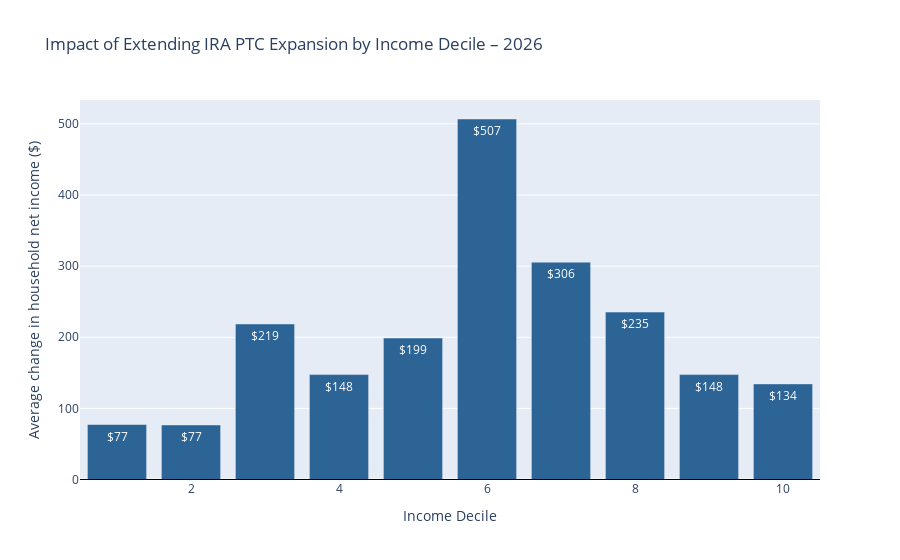
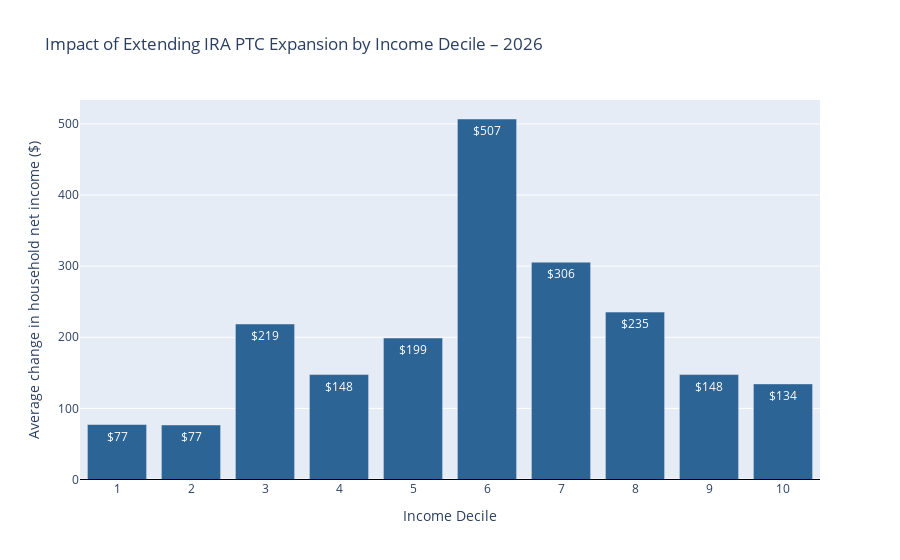

Source (notebook cell) for these figures, in order:
### Code cell
import numpy as np
import pandas as pd
import plotly.graph_objects as go

# ------------------------------------------------------------------
# Brand hex codes (one-to-one with style.colors)
# ------------------------------------------------------------------
COLOR_BLUE               = "#2C6496"   # style.colors.BLUE  / BLUE_PRIMARY
COLOR_BLUE_LIGHT         = "#D8E6F3"   # style.colors.BLUE_LIGHT / BLUE_95
COLOR_LIGHT_GRAY         = "#F2F2F2"   # style.colors.LIGHT_GRAY
COLOR_MEDIUM_LIGHT_GRAY  = "#BDBDBD"   # style.colors.MEDIUM_LIGHT_GRAY
COLOR_DARK_GRAY          = "#616161"   # style.colors.DARK_GRAY

# ––– choose colours for positive vs. negative average bars –––
POS_COLOR = COLOR_BLUE
NEG_COLOR = COLOR_DARK_GRAY

# ------------------------------------------------------------------
# 1.  Pull baseline / reform net income + weights
# ------------------------------------------------------------------
net_base   = baseline.calculate(
    "household_net_income_including_health_benefits", map_to="household", period=2026
)
net_reform = reformed.calculate(
    "household_net_income_including_health_benefits", map_to="household", period=2026
)
weights    = baseline.calculate(
    "household_weight", map_to="household", period=2026
)

df = pd.DataFrame({
    "net_base": net_base,
    "delta":    net_reform - net_base,
    "weight":   weights,
})

# ------------------------------------------------------------------
# 2.  Weighted decile edges (baseline ranking)
# ------------------------------------------------------------------
def wquantile(values, qs, w):
    srt = np.argsort(values)
    values, w = values[srt], w[srt]
    cum_w = np.cumsum(w) / np.sum(w)
    return np.interp(qs, cum_w, values)

edges = wquantile(df["net_base"].values,
                  np.linspace(0, 1, 11), df["weight"].values)

df["decile"] = pd.cut(df["net_base"],
                      bins=edges,
                      labels=np.arange(1, 11),
                      include_lowest=True)

# ------------------------------------------------------------------
# 3.  Weighted average Δnet-income by decile
# ------------------------------------------------------------------
decile_avg = (
    df.groupby("decile")
      .apply(lambda g: np.average(g["delta"], weights=g["weight"]))
      .reset_index(name="avg_change")
)

# ------------------------------------------------------------------
# 4.  Use brand colours: blue if gain, dark-gray if loss
# ------------------------------------------------------------------
bar_colors = [
    POS_COLOR if v >= 0 else NEG_COLOR
    for v in decile_avg["avg_change"]
]

# ------------------------------------------------------------------
# 5.  Plot
# ------------------------------------------------------------------
fig = go.Figure(
    data=[
        go.Bar(
            x=decile_avg["decile"].astype(int),
            y=decile_avg["avg_change"],
            marker_color=bar_colors,
            text=decile_avg["avg_change"].apply(lambda v: f"${v:,.0f}"),
            textposition="inside",
        )
    ],
    layout=dict(
        title="Impact of Extending IRA PTC Expansion by Income Decile – 2026",
        xaxis_title="Income Decile",
        yaxis_title="Average change in household net income ($)",
        showlegend=False,
    )
)
fig.add_hline(y=0, line_width=1, line_color="black")
fig.show()
fig.update_xaxes(dtick=1)        # show 1-10 instead of only the evens

### Figure 1 — Plotly figure (JSON) as saved in the notebook; plotly's stock layout.template omitted (floating-point values rounded to 4 significant figures)
{"data": [{"marker": {"color": ["#2C6496", "#2C6496", "#2C6496", "#2C6496", "#2C6496", "#2C6496", "#2C6496", "#2C6496", "#2C6496", "#2C6496"]}, "text": ["$77", "$77", "$219", "$148", "$199", "$507", "$306", "$235", "$148", "$134"], "textposition": "inside", "type": "bar", "x": [1, 2, 3, 4, 5, 6, 7, 8, 9, 10], "y": [77.32, 76.71, 218.7, 147.6, 199.0, 506.9, 305.7, 235.4, 147.6, 134.5]}], "layout": {"shapes": [{"line": {"color": "black", "width": 1}, "type": "line", "x0": 0, "x1": 1, "xref": "x domain", "y0": 0, "y1": 0, "yref": "y"}], "showlegend": false, "title": {"text": "Impact of Extending IRA PTC Expansion by Income Decile – 2026"}, "xaxis": {"title": {"text": "Income Decile"}}, "yaxis": {"title": {"text": "Average change in household net income ($)"}}}}

### Figure 2 — Plotly figure (JSON) as saved in the notebook; plotly's stock layout.template omitted (floating-point values rounded to 4 significant figures)
{"data": [{"marker": {"color": ["#2C6496", "#2C6496", "#2C6496", "#2C6496", "#2C6496", "#2C6496", "#2C6496", "#2C6496", "#2C6496", "#2C6496"]}, "text": ["$77", "$77", "$219", "$148", "$199", "$507", "$306", "$235", "$148", "$134"], "textposition": "inside", "type": "bar", "x": [1, 2, 3, 4, 5, 6, 7, 8, 9, 10], "y": [77.32, 76.71, 218.7, 147.6, 199.0, 506.9, 305.7, 235.4, 147.6, 134.5]}], "layout": {"shapes": [{"line": {"color": "black", "width": 1}, "type": "line", "x0": 0, "x1": 1, "xref": "x domain", "y0": 0, "y1": 0, "yref": "y"}], "showlegend": false, "title": {"text": "Impact of Extending IRA PTC Expansion by Income Decile – 2026"}, "xaxis": {"dtick": 1, "title": {"text": "Income Decile"}}, "yaxis": {"title": {"text": "Average change in household net income ($)"}}}}
